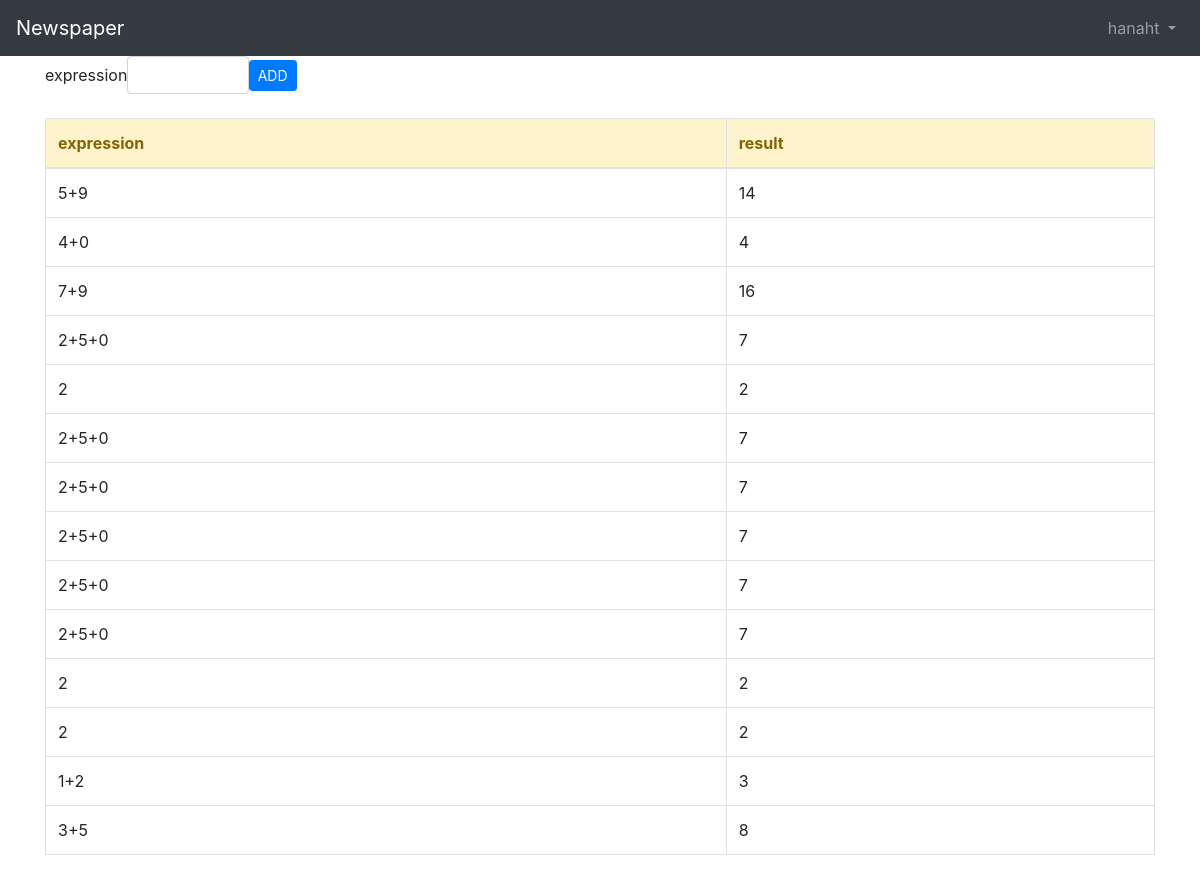
Screenshot of / (signed in) with the database file from the repository.
### users/models.py (models this page shows)
class CustomUser(AbstractUser):
    age=models.PositiveIntegerField(null=True,blank=True)

### calculatorapp/models.py (models this page shows, shortened)
class Calculatort(models.Model):
   expression = models.CharField(max_length = 50)
   results = models.IntegerField()

### calculatorapp/views.py (the view)
# urls.py: path('',views.index),
def index(request):
    calculatorts = Calculatort.objects.all()
    context = {'calculatorts': calculatorts}
    return render(request, 'index.html', context)

### templates/index.html (shortened to what this page needs)
{% extends 'base.html' %}
{% block body %}
{% block content %}
<form class="form-inline"  action="create" method="POST">
    <div class="form-group">
        <label for="expression">expression</label>
        <input type="text" name="expression" class="form-control" style="width:30%;" required="required"/>
              <button type="submit" class="btn btn-sm btn-primary"> ADD</button>
    </div>
</form>
<br />
<table class="table table-bordered">
    <thead class="alert-warning">
        <tr>
            <th>expression</th>
            <th>result</th>
        </tr>
    </thead>
    <tbody>
        {% for calculatort in calculatorts %}
        <tr>
            <td>{{ calculatort.expression }}</td>
            <td>{{ calculatort.results }}</td>
        {% endfor %}
    </tbody>
</table>
{% endblock %}
{% endblock %}

### templates/home.html (shortened to what this page needs)
<!DOCTYPE html>
<html lang = "en">
    <head>
<link rel="stylesheet" href="https://stackpath.bootstrapcdn.com/bootstrap/4.1.3/css/bootstrap.min.css">
</head>
<body>
    <nav class="navbar navbar-expand-md navbar-dark bg-dark mb- ">
        <a class="navbar-brand" href="{% url 'home' %}">Newspaper</a>
        <div class="collapse navbar-collapse" id="navbarCollapse">
            {% if user.is_authenticated %}
            <ul class="navbar-nav ml-auto">
            <li class="nav-item">
            <a class="nav-link dropdown-toggle" href="#" id="userMenu"
            data-toggle="dropdown" aria-haspopup="true"
            aria-expanded="false">
            {{ user.username }}
            </a>
            </li>
            </ul>
{% endif %}
</div>
</nav>
<div class="container">
{% block content %}
{% endblock content %}
</div>
</body>
</html>

### rows the page displays
CustomUser: username "hanaht"
Calculatort: expression "5+9", results "14"
Calculatort: expression "4+0", results "4"
Calculatort: expression "7+9", results "16"
Calculatort: expression "2+5+0", results "7"
Calculatort: expression "2", results "2"
Calculatort: expression "2+5+0", results "7"
Calculatort: expression "2+5+0", results "7"
Calculatort: expression "2+5+0", results "7"
Calculatort: expression "2+5+0", results "7"
Calculatort: expression "2+5+0", results "7"
Calculatort: expression "2", results "2"
Calculatort: expression "2", results "2"
Calculatort: expression "1+2", results "3"
Calculatort: expression "3+5", results "8"
